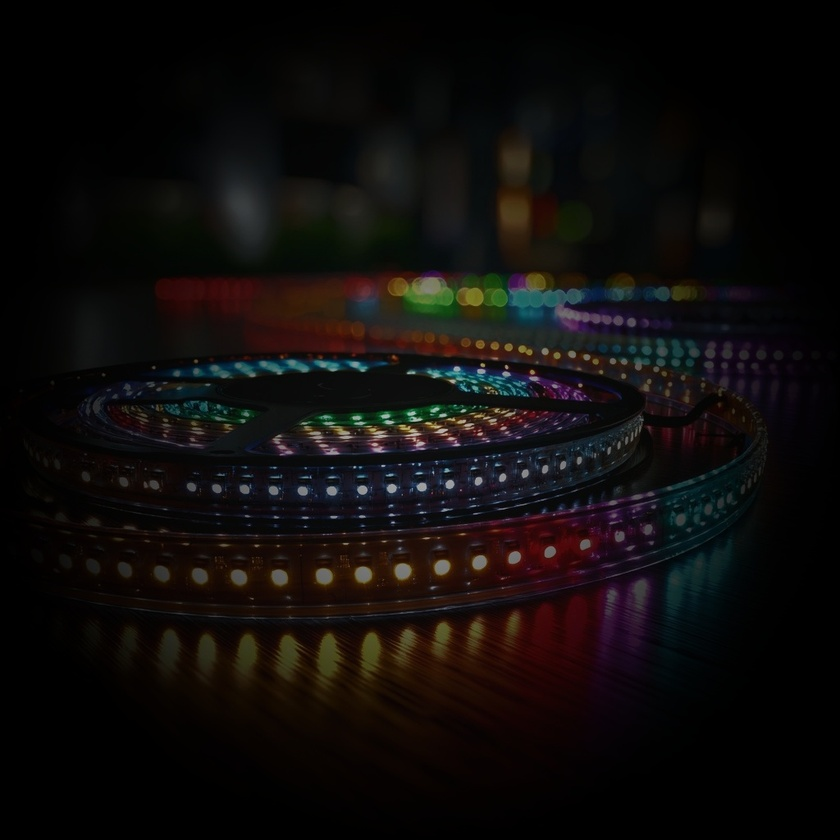
#> input picture brand/top.jpg, 840 x 840 px, shrunk from 1024 x 1024 before the run
$ python feather.py
#> lines starting #> are read from the running program, lines starting #| are printed output that depends on the picture
from PIL import Image, ImageDraw, ImageFilter
import math


def apply_feather(input_path, output_path, feather_radius=50):
#> called with input_path = 'top.jpg', output_path = 'topf.jpg', feather_radius = 50
    img = Image.open(input_path).convert("RGBA")
    width, height = img.size
#> width = 840; height = 840

    # Create a gradient mask using radial gradient
    mask = Image.new("L", (width, height), 0)
#> mask: PIL image 840x840 L; every value is 0

    # Create radial gradient
    for y in range(height):
        for x in range(width):
            # Distance from center (normalized)
            dist_x = abs(x - width/2) / (width/2)
            dist_y = abs(y - height/2) / (height/2)
            distance = math.sqrt(dist_x**2 + dist_y**2)

            # Create smooth falloff
            alpha = max(0, min(255, int(255 * (1 - distance))))
            mask.putpixel((x, y), alpha)
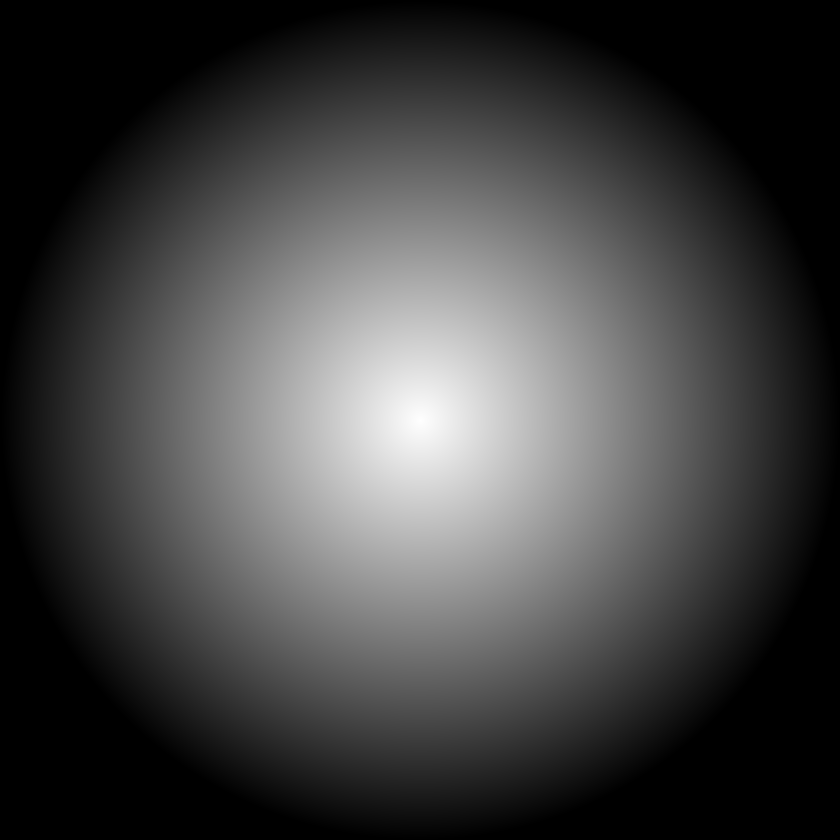
#> mask: PIL image 840x840 L; min 0, max 255, mean 66.4

    # Apply some blur to smooth the gradient
    mask = mask.filter(ImageFilter.GaussianBlur(radius=feather_radius/2))

    # Composite with black background
    black_bg = Image.new("RGBA", (width, height), (0, 0, 0, 255))
    result = Image.composite(img, black_bg, mask)
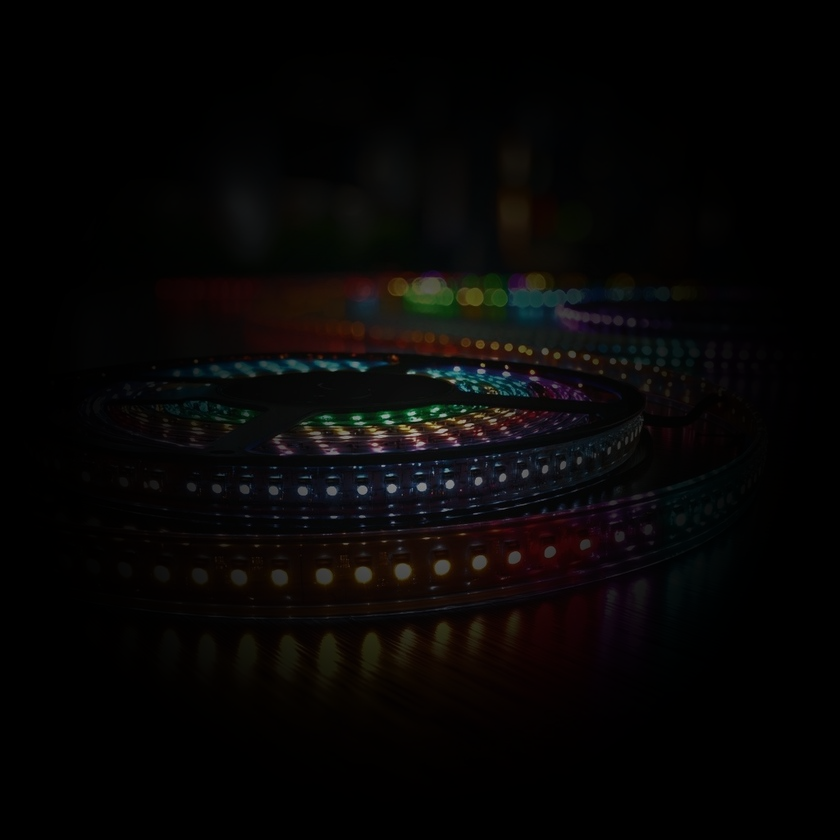
#> result: PIL image 840x840 RGBA; mean R, G, B, A 7.2, 5.9, 5.5, 255

    result.convert("RGB").save(output_path, quality=95)


if __name__ == "__main__":
    apply_feather("top.jpg", "topf.jpg")
